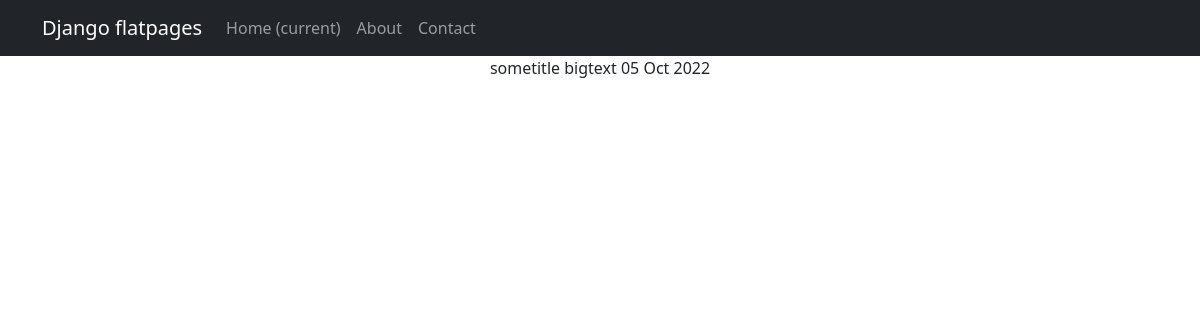
Before: /news/5 with the older database file.
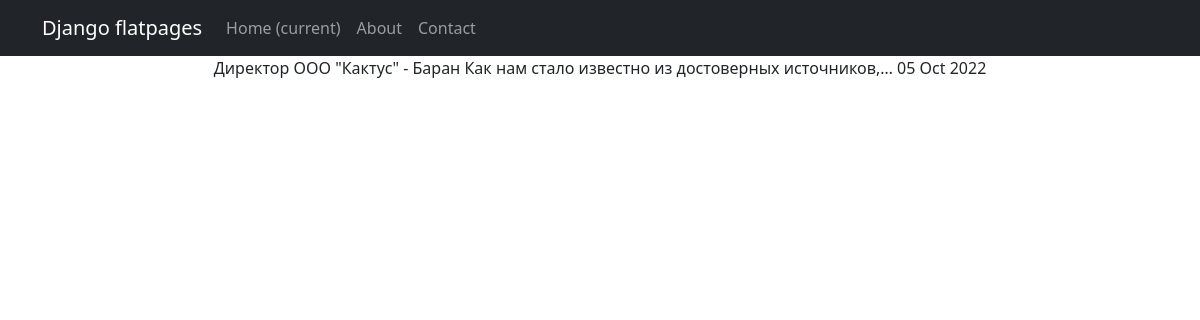
After: the same page with the newer database file.
### newsapp/models.py (models this page shows, shortened)
class Post(models.Model):
    author = models.ForeignKey(Author, on_delete=models.CASCADE)
    NEWS = 'NW'
    ARTICLE = 'AR'
    CATEGORY_CHOICES = (
        (NEWS, 'Новость'),
        (ARTICLE, 'Статья')
    )
    categoryType = models.CharField(max_length=2, choices=CATEGORY_CHOICES, default=ARTICLE)
    dateCreation = models.DateTimeField(auto_now_add=True)
    postCategory = models.ManyToManyField(Category, through="PostCategory")
    title = models.CharField(max_length=128)
    text = models.TextField()
    rating = models.SmallIntegerField(default=0)

### newsapp/views.py (the view)
# urls.py: path('<int:id>', PostDetail.as_view(), name='post_detail'),
class PostDetail(DetailView):
    model = Post
    template_name = 'news_id.html'
    context_object_name = 'news_id'
    pk_url_kwarg = 'id'

### templates/news_id.html (shortened to what this page needs)
{% extends 'flatpages/default.html' %}
{% block content %}
{{ news_id.title }}
{{ news_id.text|truncatechars:50 }}
{{ news_id.dateCreation|date:'d M Y'}}
{% endblock content %}

Changed rows visible on the page:
changed Post: title "sometitle" → "Директор ООО \"Кактус\" - Баран"; text "bigtext" → "Как нам стало известно из достоверных источников,…"
